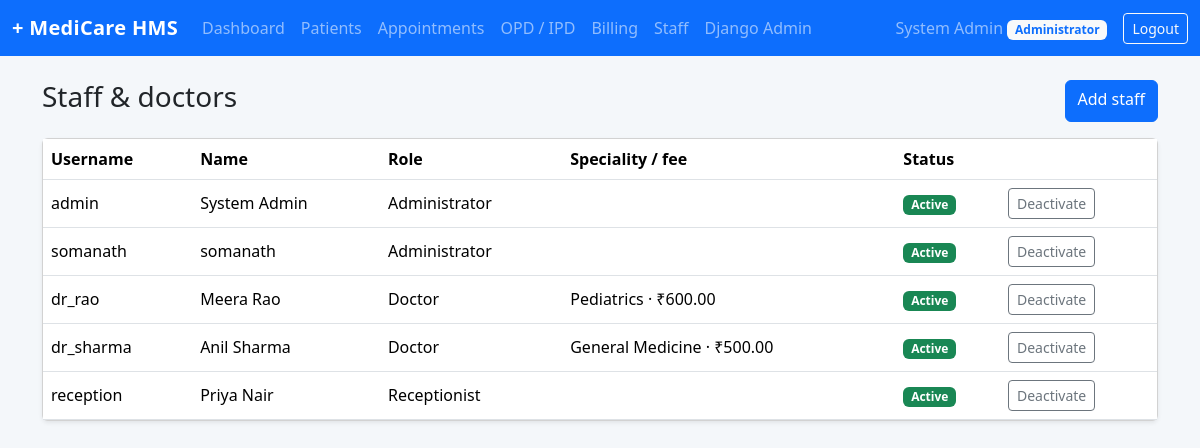
Screenshot of /staff/ (signed in) with the database file from the repository.
### accounts/models.py (models this page shows, shortened)
class User(AbstractUser):
    class Role(models.TextChoices):
        ADMIN = "admin", "Administrator"
        DOCTOR = "doctor", "Doctor"
        RECEPTION = "reception", "Receptionist"
        PATIENT = "patient", "Patient"
    role = models.CharField(max_length=20, choices=Role.choices, default=Role.PATIENT)
    phone = models.CharField(max_length=20, blank=True)
    @property
    def display_name(self):
        return self.get_full_name() or self.username

class DoctorProfile(models.Model):
    user = models.OneToOneField(
        settings.AUTH_USER_MODEL, on_delete=models.CASCADE, related_name="doctor_profile"
    )
    specialization = models.CharField(max_length=100)
    qualification = models.CharField(max_length=150, blank=True)
    consultation_fee = models.DecimalField(max_digits=8, decimal_places=2, default=0)
    room = models.CharField(max_length=20, blank=True)

### accounts/views.py (the view)
# urls.py: path("staff/", views.staff_list, name="staff_list"),
@role_required(ADMIN)
def staff_list(request):
    staff = User.objects.exclude(role=PATIENT).select_related("doctor_profile").order_by("role", "username")
    return render(request, "accounts/staff_list.html", {"staff": staff})

### accounts/context_processors.py (called while the page is built)
def roles(request):
    user = request.user
    if not user.is_authenticated:
        return {}
    role = user.role
    return {
        "is_admin": role == "admin",
        "is_doctor": role == "doctor",
        "is_reception": role == "reception",
        "is_patient": role == "patient",
        "is_staff_role": role in ("admin", "doctor", "reception"),
        "is_front_desk": role in ("admin", "reception"),
    }

### accounts/permissions.py (called while the page is built)
def role_required(*roles):
    def decorator(view):
        @wraps(view)
        def wrapper(request, *args, **kwargs):
            user = request.user
            if user.is_superuser or user.role in roles:
                return view(request, *args, **kwargs)
            raise PermissionDenied
        return login_required(wrapper)
    return decorator

### templates/accounts/staff_list.html (shortened to what this page needs)
{% extends 'base.html' %}
{% block content %}
<div class="d-flex justify-content-between mb-3"><h3>Staff &amp; doctors</h3><a class="btn btn-primary" href="{% url 'staff_add' %}">Add staff</a></div>
<div class="card shadow-sm"><table class="table mb-0 align-middle">
  <thead><tr><th>Username</th><th>Name</th><th>Role</th><th>Speciality / fee</th><th>Status</th><th></th></tr></thead>
  <tbody>
  {% for s in staff %}
    <tr><td>{{ s.username }}</td><td>{{ s.display_name }}</td><td>{{ s.get_role_display }}</td>
      <td>{% if s.doctor_profile %}{{ s.doctor_profile.specialization }} · ₹{{ s.doctor_profile.consultation_fee }}{% endif %}</td>
      <td>{% if s.is_active %}<span class="badge bg-success">Active</span>{% else %}<span class="badge bg-danger">Disabled</span>{% endif %}</td>
      <td><form method="post" action="{% url 'staff_toggle' s.pk %}">{% csrf_token %}<button class="btn btn-sm btn-outline-secondary">{% if s.is_active %}Deactivate{% else %}Activate{% endif %}</button></form></td></tr>
  {% endfor %}
  </tbody></table></div>
{% endblock %}

### templates/base.html (shortened to what this page needs)
<!doctype html>
<html lang="en">
<head>
  <link href="https://cdn.jsdelivr.net/npm/bootstrap@5.3.3/dist/css/bootstrap.min.css" rel="stylesheet">
</head>
<body>
<nav class="navbar navbar-expand-lg navbar-dark bg-primary no-print">
  <div class="container-fluid">
    <a class="navbar-brand brand" href="{% url 'dashboard' %}">+ MediCare HMS</a>
    {% if user.is_authenticated %}
    <div class="collapse navbar-collapse" id="nav">
      <ul class="navbar-nav me-auto">
        <li class="nav-item"><a class="nav-link" href="{% url 'dashboard' %}">Dashboard</a></li>
        {% if is_staff_role %}<li class="nav-item"><a class="nav-link" href="{% url 'patient_list' %}">Patients</a></li>{% endif %}
        <li class="nav-item"><a class="nav-link" href="{% url 'appointment_list' %}">Appointments</a></li>
        <li class="nav-item"><a class="nav-link" href="{% url 'encounter_list' %}">{% if is_patient %}My treatments{% else %}OPD / IPD{% endif %}</a></li>
        {% if is_front_desk or is_patient %}<li class="nav-item"><a class="nav-link" href="{% url 'invoice_list' %}">Billing</a></li>{% endif %}
        {% if is_admin %}
          <li class="nav-item"><a class="nav-link" href="{% url 'staff_list' %}">Staff</a></li>
          <li class="nav-item"><a class="nav-link" href="{% url 'admin:index' %}">Django Admin</a></li>
        {% endif %}
      </ul>
      <span class="navbar-text me-3">{{ user.display_name }} <span class="badge bg-light text-primary">{{ user.get_role_display }}</span></span>
      <form method="post" action="{% url 'logout' %}">{% csrf_token %}<button class="btn btn-sm btn-outline-light">Logout</button></form>
    </div>
    {% endif %}
  </div>
</nav>
<main class="container py-4">
  {% block content %}{% endblock %}
</main>
</body>
</html>

### templates/base.html (style rules this page uses)
body { background:#f4f7fa; }
.brand { font-weight:700; letter-spacing:.3px; }

### rows the page displays
User: display_name "System Admin", role "Administrator", username "admin", is_active "Active"
User: username "somanath", display_name "somanath", role "Administrator", is_active "Active"
User: username "dr_rao", display_name "Meera Rao", role "Doctor", doctor_profile.specialization "Pediatrics", doctor_profile.consultation_fee "600.00", is_active "Active"
User: username "dr_sharma", display_name "Anil Sharma", role "Doctor", doctor_profile.specialization "General Medicine", doctor_profile.consultation_fee "500.00", is_active "Active"
User: username "reception", display_name "Priya Nair", role "Receptionist", is_active "Active"
